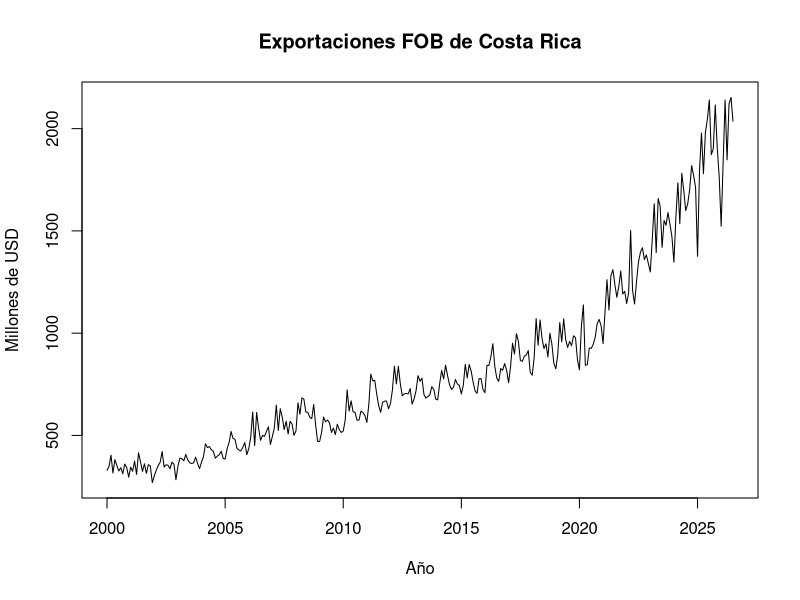
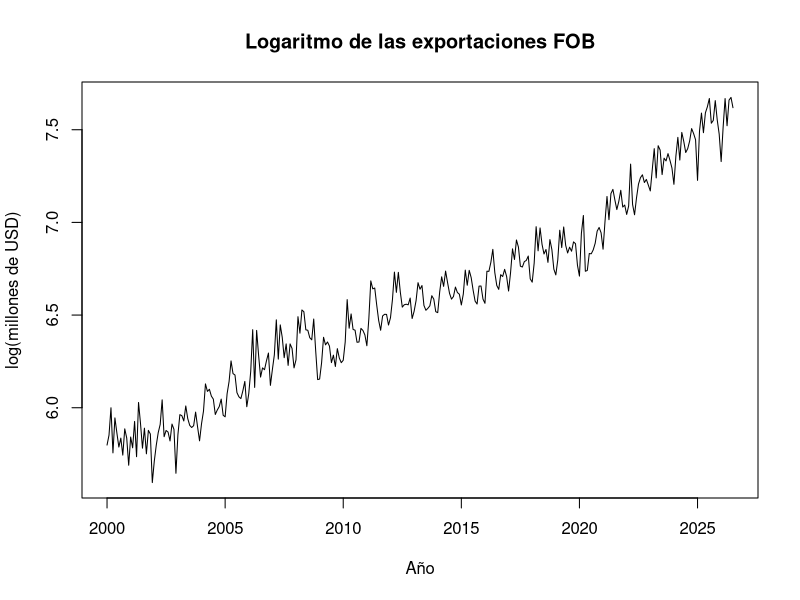
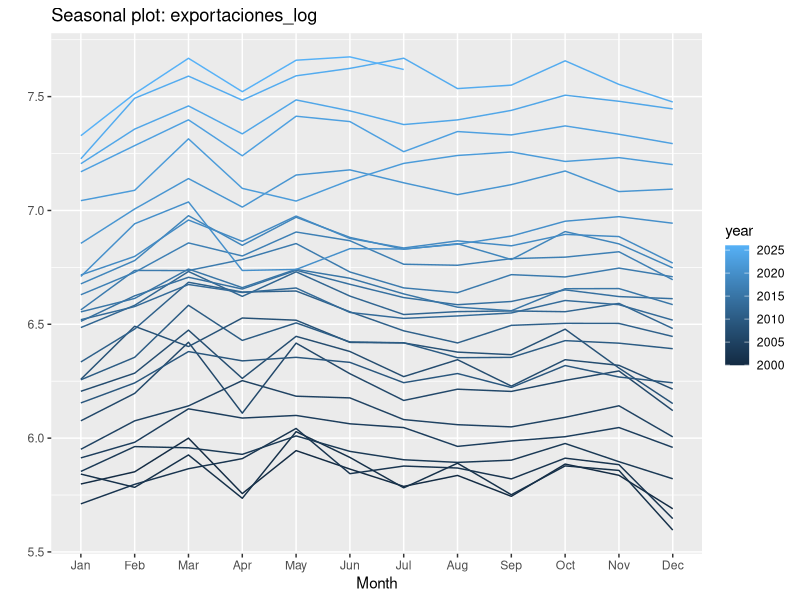
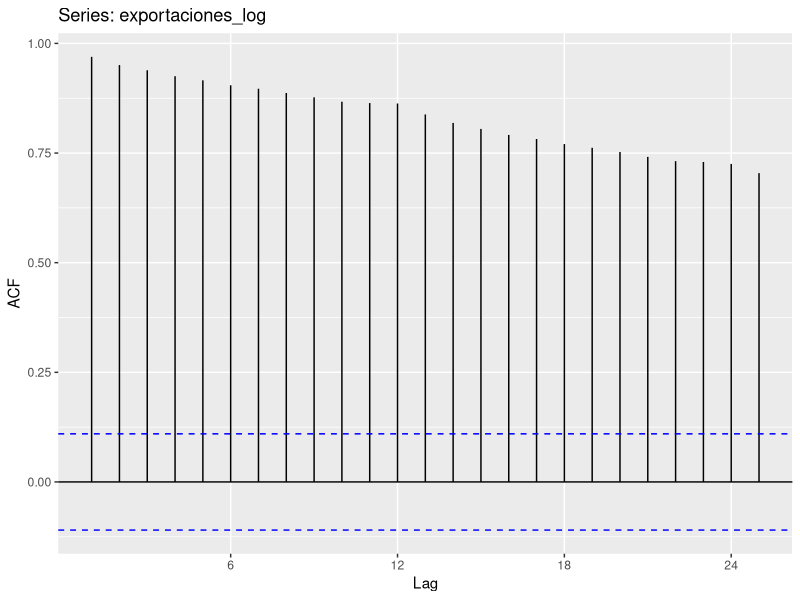
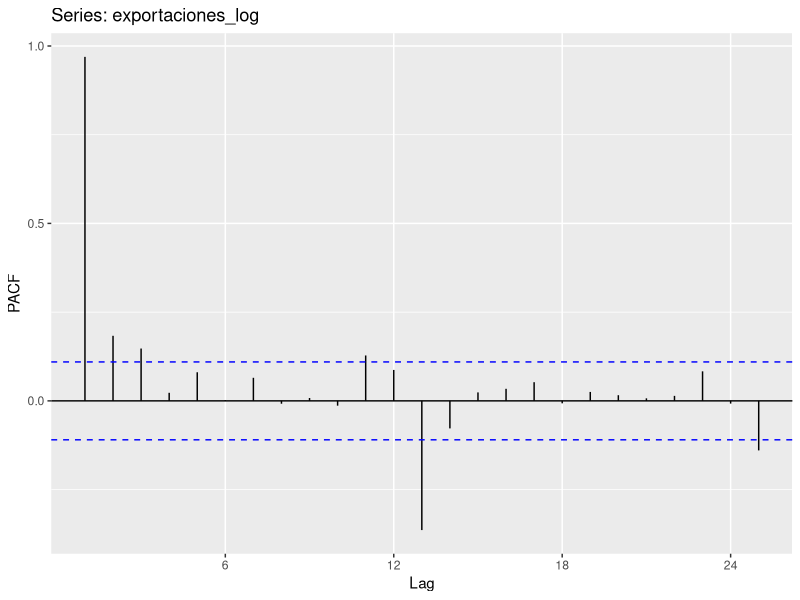
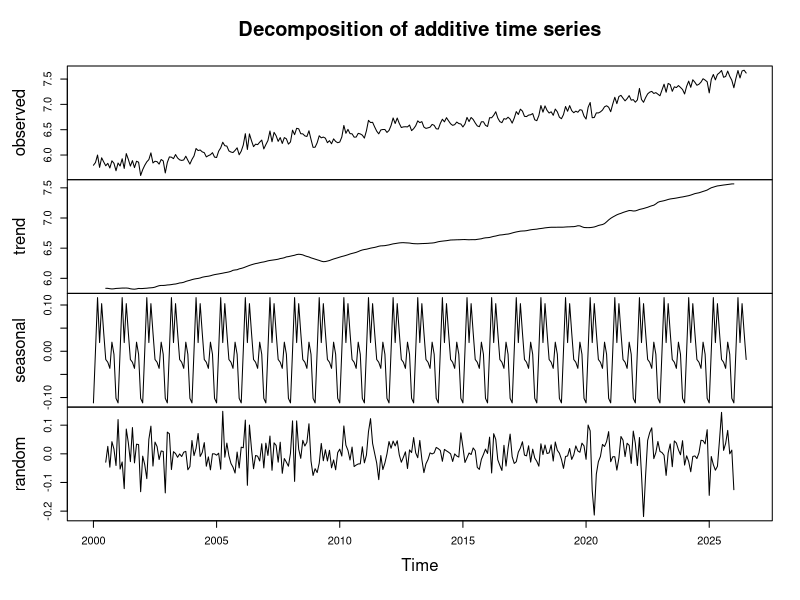
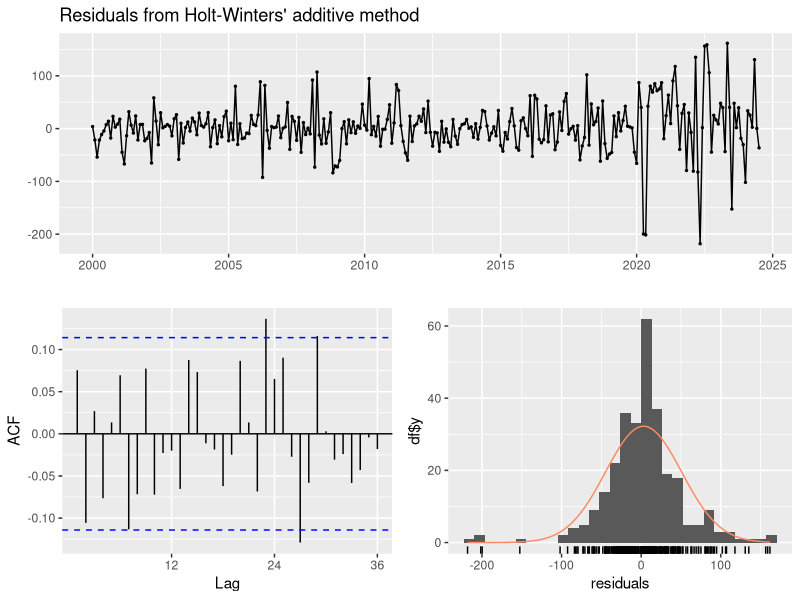
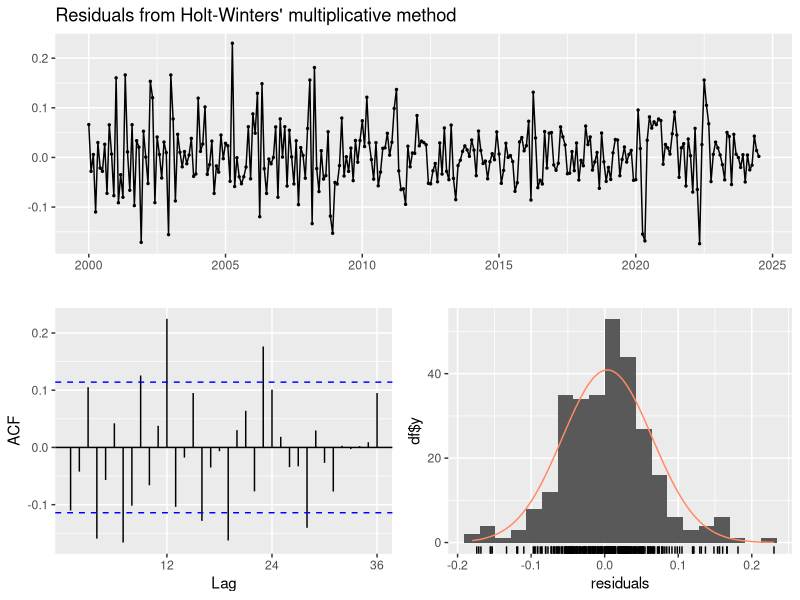

Generate these figures, in order, with R:
## ---- chunk 1
library(readxl)
library(forecast)
library(ggplot2)
## ---- chunk 2
datos <- read_excel("datos_exportaciones_columnas_mes_anioCorr.xlsx",
                    sheet = "Exportaciones_mensuales")
head(datos)
tail(datos)
summary(datos)

# Los datos empiezan en enero de 2000 y tienen frecuencia mensual.
exportaciones <- ts(datos$Exportaciones_FOB_millones_USD,
                    start = c(2000, 1), frequency = 12)

length(exportaciones)
## ---- chunk 3
ts.plot(exportaciones, main = "Exportaciones FOB de Costa Rica",
        ylab = "Millones de USD", xlab = "Año")
## ---- chunk 4
exportaciones_log <- log(exportaciones)
ts.plot(exportaciones_log, main = "Logaritmo de las exportaciones FOB",
        ylab = "log(millones de USD)", xlab = "Año")
## ---- chunk 5

ggseasonplot(exportaciones_log, year.labels = FALSE,
             continuous = TRUE)
## ---- chunk 6
ggAcf(exportaciones_log)
ggPacf(exportaciones_log)
## ---- chunk 7
descomposicion <- decompose(exportaciones_log, type = "additive")
plot(descomposicion)
## ---- chunk 8
# Se estiman las variantes de cada familia hasta julio de 2024.
entrenamiento <- window(exportaciones, end = c(2024, 7))

# Estos 12 meses sirven para escoger la variante de cada familia.
validacion <- window(exportaciones, start = c(2024, 8), end = c(2025, 7))

# Despues se vuelven a ajustar los modelos hasta julio de 2025.
entrenamiento2 <- window(exportaciones, end = c(2025, 7))

# Estos 12 meses se reservan para comparar los cuatro finalistas.
prueba <- window(exportaciones, start = c(2025, 8), end = c(2026, 7))

length(entrenamiento)
length(validacion)
length(entrenamiento2)
length(prueba)
## ---- chunk 9
# Modelo 1: Holt-Winters aditivo.
hw1 <- hw(entrenamiento, seasonal = "additive", h = 12)

# Modelo 2: Holt-Winters multiplicativo.
hw2 <- hw(entrenamiento, seasonal = "multiplicative", h = 12)

# Modelo 3: Holt-Winters multiplicativo con tendencia amortiguada.
hw3 <- hw(entrenamiento, seasonal = "multiplicative",
          damped = TRUE, h = 12)



## ---- chunk 10
accuracy(hw1, validacion)
accuracy(hw2, validacion)
accuracy(hw3, validacion)
## ---- chunk 11
checkresiduals(hw1)
checkresiduals(hw2)
checkresiduals(hw3)
## ---- chunk 12
# Modelo 4: SARIMA(0,1,1)(0,1,1)[12].
ar1 <- Arima(entrenamiento, order = c(0, 1, 1),
             seasonal = list(order = c(0, 1, 1), period = 12),
             lambda = 0)
pr_ar1 <- forecast(ar1, h = 12)

# Modelo 5: SARIMA(1,1,0)(0,1,1)[12].
ar2 <- Arima(entrenamiento, order = c(1, 1, 0),
             seasonal = list(order = c(0, 1, 1), period = 12),
             lambda = 0)
pr_ar2 <- forecast(ar2, h = 12)

# Modelo 6: ARIMA/SARIMA seleccionado con auto.arima().
ar3 <- auto.arima(entrenamiento, seasonal = TRUE, lambda = 0)
pr_ar3 <- forecast(ar3, h = 12)

ar1
ar2
ar3
## ---- chunk 13
accuracy(pr_ar1, validacion)
accuracy(pr_ar2, validacion)
accuracy(pr_ar3, validacion)
## ---- chunk 14
checkresiduals(ar1)
checkresiduals(ar2)
checkresiduals(ar3)
## ---- chunk 15
# Modelo 7: tendencia lineal y efectos de los 12 meses.
reg1 <- tslm(entrenamiento ~ trend + season, lambda = 0)
pr_reg1 <- forecast(reg1, h = 12)

# Modelo 8: tendencia cuadratica y efectos de los 12 meses.
reg2 <- tslm(entrenamiento ~ trend + I(trend^2) + season, lambda = 0)
pr_reg2 <- forecast(reg2, h = 12)

summary(reg1)
summary(reg2)
## ---- chunk 16
accuracy(pr_reg1, validacion)
accuracy(pr_reg2, validacion)
## ---- chunk 17
checkresiduals(reg1)
checkresiduals(reg2)
## ---- chunk 18
# Tiempo observado y tiempo de los 12 meses siguientes.
tiempo1 <- 1:length(entrenamiento)
tiempo_futuro1 <- (length(entrenamiento) + 1):(length(entrenamiento) + 12)

# Modelo 9: tendencia lineal con error AR(1).
din1 <- Arima(entrenamiento, xreg = tiempo1,
              order = c(1, 0, 0), lambda = 0)
pr_din1 <- forecast(din1, xreg = tiempo_futuro1)

# Modelo 10: tendencia lineal con error ARMA(1,1).
din2 <- Arima(entrenamiento, xreg = tiempo1,
              order = c(1, 0, 1), lambda = 0)
pr_din2 <- forecast(din2, xreg = tiempo_futuro1)

# Modelo 11: tendencia lineal con errores ARMA elegidos automaticamente.
# d=0 y stationary=TRUE mantienen los errores estacionarios.
din3 <- auto.arima(entrenamiento, xreg = tiempo1, d = 0,
                  stationary = TRUE, seasonal = FALSE, lambda = 0)
pr_din3 <- forecast(din3, xreg = tiempo_futuro1)

din1
din2
din3

## ---- chunk 19
accuracy(pr_din1, validacion)
accuracy(pr_din2, validacion)
accuracy(pr_din3, validacion)
## ---- chunk 20
checkresiduals(din1)
checkresiduals(din2)
checkresiduals(din3)
## ---- chunk 21
e1 <- accuracy(hw1, validacion)
e2 <- accuracy(hw2, validacion)
e3 <- accuracy(hw3, validacion)
e4 <- accuracy(pr_ar1, validacion)
e5 <- accuracy(pr_ar2, validacion)
e6 <- accuracy(pr_ar3, validacion)
e7 <- accuracy(pr_reg1, validacion)
e8 <- accuracy(pr_reg2, validacion)
e9 <- accuracy(pr_din1, validacion)
e10 <- accuracy(pr_din2, validacion)
e11 <- accuracy(pr_din3, validacion)

tabla_validacion <- data.frame(
  Familia = c(rep("Suavizamiento", 3), rep("ARIMA/SARIMA", 3),
              rep("Regresion", 2), rep("Regresion dinamica", 3)),
  Modelo = c("HW aditivo", "HW multiplicativo", "HW multiplicativo amortiguado",
             "SARIMA 011-011", "SARIMA 110-011", "ARIMA automatico",
             "Regresion lineal", "Regresion cuadratica",
             "Dinamica AR(1)", "Dinamica ARMA(1,1)", "Dinamica automatica"),
  RMSE = c(e1[2,"RMSE"], e2[2,"RMSE"], e3[2,"RMSE"],
           e4[2,"RMSE"], e5[2,"RMSE"], e6[2,"RMSE"],
           e7[2,"RMSE"], e8[2,"RMSE"], e9[2,"RMSE"],
           e10[2,"RMSE"], e11[2,"RMSE"]),
  MAE = c(e1[2,"MAE"], e2[2,"MAE"], e3[2,"MAE"],
          e4[2,"MAE"], e5[2,"MAE"], e6[2,"MAE"],
          e7[2,"MAE"], e8[2,"MAE"], e9[2,"MAE"],
          e10[2,"MAE"], e11[2,"MAE"]),
  MAPE = c(e1[2,"MAPE"], e2[2,"MAPE"], e3[2,"MAPE"],
           e4[2,"MAPE"], e5[2,"MAPE"], e6[2,"MAPE"],
           e7[2,"MAPE"], e8[2,"MAPE"], e9[2,"MAPE"],
           e10[2,"MAPE"], e11[2,"MAPE"])
)

knitr::kable(tabla_validacion, digits = 2)

# which.min() señala la posicion del menor RMSE de cada familia.
# El numero sumado permite localizar esa posicion en la tabla completa.
mejor_hw <- which.min(tabla_validacion$RMSE[1:3])
mejor_ar <- 3 + which.min(tabla_validacion$RMSE[4:6])
mejor_reg <- 6 + which.min(tabla_validacion$RMSE[7:8])
mejor_din <- 8 + which.min(tabla_validacion$RMSE[9:11])

indices_finalistas <- c(mejor_hw, mejor_ar, mejor_reg, mejor_din)
tabla_validacion[indices_finalistas, ]
## ---- chunk 22
# Ganador de suavizamiento exponencial
hw2b <- hw(entrenamiento2,
           seasonal = "multiplicative",
           h = 12)
## ---- chunk 23
# Ganador de ARIMA/SARIMA
ar1b <- Arima(entrenamiento2,
              order = c(0, 1, 1),
              seasonal = list(order = c(0, 1, 1),
                              period = 12),
              lambda = 0)

pr_ar1b <- forecast(ar1b, h = 12)
## ---- chunk 24
# Ganador de regresion
reg2b <- tslm(entrenamiento2 ~ trend + I(trend^2) + season,
              lambda = 0)

pr_reg2b <- forecast(reg2b, h = 12)
## ---- chunk 25
# Ganador de regresion dinamica
tiempo2 <- seq_along(entrenamiento2)

din3b <- auto.arima(entrenamiento2,
                   xreg = tiempo2,
                   d = 0,
                   stationary = TRUE,
                   seasonal = FALSE,
                   lambda = 0)

pr_din3b <- forecast(din3b,
                     xreg = length(entrenamiento2) + 1:12)
## ---- chunk 26
# Errores de los cuatro finalistas
p1 <- accuracy(hw2b, prueba)
p2 <- accuracy(pr_ar1b, prueba)
p3 <- accuracy(pr_reg2b, prueba)
p4 <- accuracy(pr_din3b, prueba)

# Tabla comparativa
tabla_prueba <- data.frame(
  Familia = c("Suavizamiento",
              "ARIMA/SARIMA",
              "Regresion",
              "Regresion dinamica"),

  Modelo = c("HW multiplicativo",
             "SARIMA 011-011",
             "Regresion cuadratica",
             "Dinamica automatica"),

  RMSE = c(p1[2, "RMSE"],
           p2[2, "RMSE"],
           p3[2, "RMSE"],
           p4[2, "RMSE"]),

  MAE = c(p1[2, "MAE"],
          p2[2, "MAE"],
          p3[2, "MAE"],
          p4[2, "MAE"]),

  MAPE = c(p1[2, "MAPE"],
           p2[2, "MAPE"],
           p3[2, "MAPE"],
           p4[2, "MAPE"])
)

# Identificar al ganador antes de ordenar
indice_ganador <- which.min(tabla_prueba$RMSE)

# Ordenar los modelos por RMSE
tabla_finalistas <- tabla_prueba[order(tabla_prueba$RMSE), ]

knitr::kable(tabla_finalistas, digits = 2)

# Mostrar el modelo ganador
tabla_prueba[indice_ganador, ]
## ---- chunk 27
autoplot(window(exportaciones, start = c(2024, 1))) +
  autolayer(hw2b, series = "Suavizamiento", PI = FALSE) +
  autolayer(pr_ar1b, series = "ARIMA/SARIMA", PI = FALSE) +
  autolayer(pr_reg2b, series = "Regresión", PI = FALSE) +
  autolayer(pr_din3b, series = "Regresión dinámica", PI = FALSE) +
  xlab("Año") +
  ylab("Millones de USD") +
  ggtitle("Pronósticos de los cuatro finalistas y valores observados")
## ---- chunk 28
checkresiduals(din3b)
## ---- chunk 29
# 6. Pronostico final: agosto de 2026 a julio de 2027

# Tendencia temporal con los 319 datos
tiempo_completo <- 1:length(exportaciones)

# Tendencia para los siguientes 12 meses
tiempo_futuro <- (length(exportaciones) + 1):
                 (length(exportaciones) + 12)

# Ajustar el modelo ganador con todos los datos
modelo_final <- auto.arima(exportaciones,
                          xreg = tiempo_completo,
                          d = 0,
                          stationary = TRUE,
                          seasonal = FALSE,
                          lambda = 0)

# Observar el modelo ajustado
summary(modelo_final)

# Pronosticar los siguientes 12 meses
pronostico_final <- forecast(modelo_final,
                            xreg = tiempo_futuro)

# Mostrar los pronosticos
pronostico_final

# Grafico del pronostico final
plot(pronostico_final, main="Pronóstico final de las exportaciones FOB de la regresión dinamica con errores ARIMA(2,0,1)",xlab = "Año",ylab = "Exportaciones")
## ---- chunk 30
# Crear los meses del periodo de pronostico
meses <- seq(as.Date("2026-08-01"),
             by = "month",
             length.out = 12)

# Tabla de pronosticos con intervalos al 95 %
tabla_pronostico <- data.frame(
  Mes = meses,
  Pronostico = as.numeric(pronostico_final$mean),
  Limite_inferior_95 = as.numeric(pronostico_final$lower[, 2]),
  Limite_superior_95 = as.numeric(pronostico_final$upper[, 2])
)

knitr::kable(tabla_pronostico, digits = 2)
## ---- chunk 31
citation("forecast")
citation("readxl")
citation("ggplot2")
citation()
